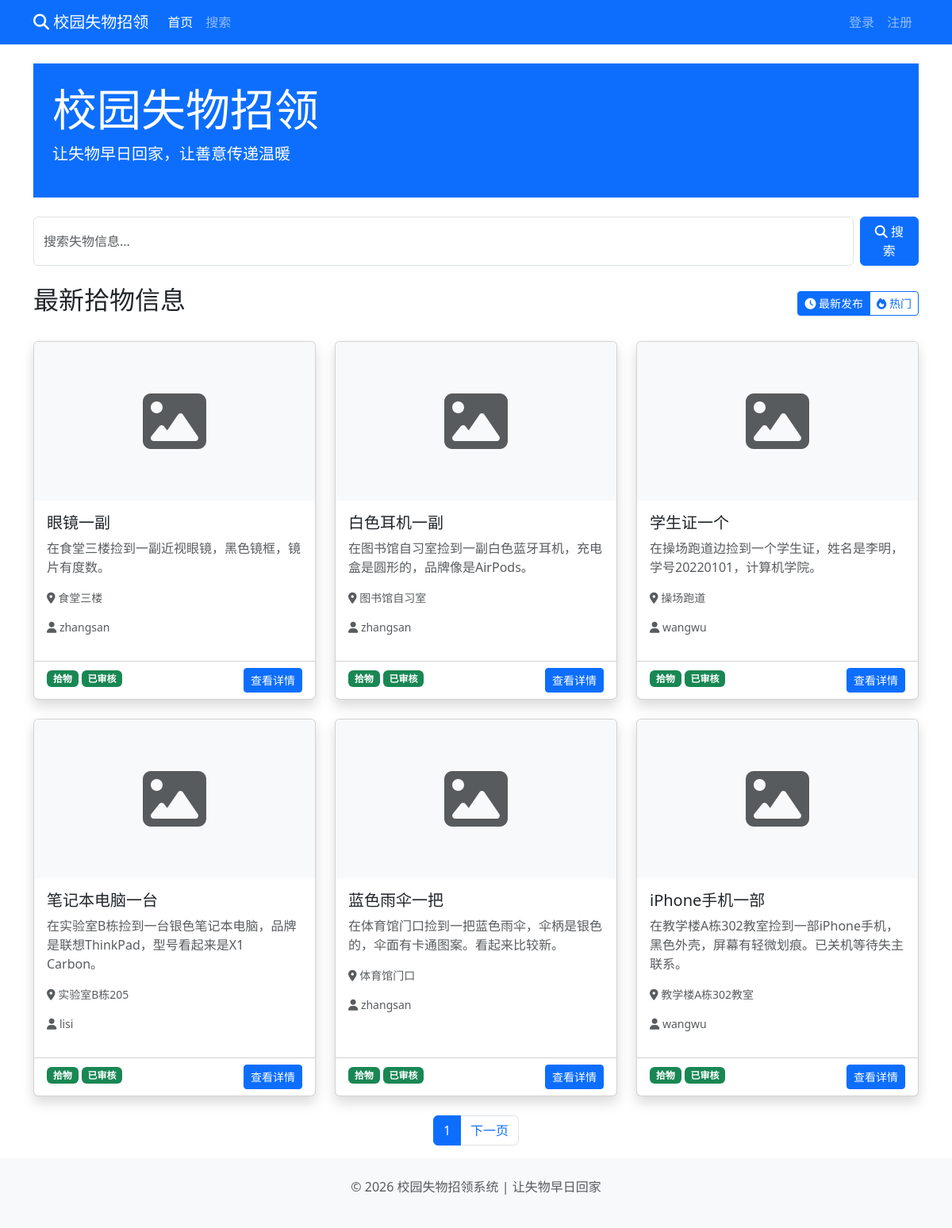
The page / on the database its author committed.
### app.py (models this page shows, shortened)
class Post(db.Model):
    id = db.Column(db.Integer, primary_key=True)
    title = db.Column(db.String(100), nullable=False)
    description = db.Column(db.Text, nullable=False)
    pickup_time = db.Column(db.String(50), nullable=False)
    location = db.Column(db.String(100), nullable=False)
    place_location = db.Column(db.String(100), nullable=False)
    image = db.Column(db.String(200))
    author_id = db.Column(db.Integer, db.ForeignKey('user.id', ondelete='CASCADE'), nullable=False)
    post_type = db.Column(db.String(10), default='found')
    status = db.Column(db.String(20), default='pending')
    created_at = db.Column(db.DateTime, default=datetime.datetime.now)
    author = db.relationship('User', backref=db.backref('posts', lazy=True))

class User(UserMixin, db.Model):
    id = db.Column(db.Integer, primary_key=True)
    username = db.Column(db.String(80), unique=True, nullable=False)
    password_hash = db.Column(db.String(120), nullable=False)
    role = db.Column(db.String(20), default='user')
    created_at = db.Column(db.DateTime, default=datetime.datetime.now)

### app.py (the view)
@app.route('/')
def index():
    page = request.args.get('page', 1, type=int)
    sort = request.args.get('sort', 'time', type=str)
    if sort == 'hot':
        posts = Post.query.filter_by(status='approved').order_by(Post.created_at.desc()).paginate(page=page, per_page=6)
    else:
        posts = Post.query.filter_by(status='approved').order_by(Post.created_at.desc()).paginate(page=page, per_page=6)
    total_posts = Post.query.filter_by(status='approved').count()
    total_users = User.query.count()
    is_admin = False
    if current_user.is_authenticated and current_user.role == 'admin':
        is_admin = True
    return render_template('index.html', posts=posts.items, page=page, total_pages=posts.pages,
                           total_posts=total_posts, total_users=total_users, sort=sort, is_admin=is_admin)

### templates/index.html (shortened to what this page needs)
{% extends "base.html" %}
{% block content %}
<div class="mb-4">
    <div class="bg-primary text-white p-4 rounded-lg">
        <h1 class="display-4">校园失物招领</h1>
        <p class="lead">让失物早日回家，让善意传递温暖</p>
    </div>
</div>
<div class="mb-4">
    <form class="d-flex" action="{{ url_for('search') }}" method="GET">
        <input class="form-control me-2" type="search" name="keyword" placeholder="搜索失物信息..." aria-label="搜索">
        <button class="btn btn-primary" type="submit">
            <i class="fas fa-search"></i> 搜索
        </button>
    </form>
</div>
<div class="mb-4">
    <div class="d-flex justify-content-between align-items-center">
        <h2>最新拾物信息</h2>
        <div class="btn-group">
            <a href="{{ url_for('index', page=1, sort='time') }}" class="btn btn-sm {% if sort == 'time' %}btn-primary{% else %}btn-outline-primary{% endif %}">
                <i class="fas fa-clock"></i> 最新发布
            </a>
            <a href="{{ url_for('index', page=1, sort='hot') }}" class="btn btn-sm {% if sort == 'hot' %}btn-primary{% else %}btn-outline-primary{% endif %}">
                <i class="fas fa-fire"></i> 热门
            </a>
        </div>
    </div>
</div>
<div class="row row-cols-1 row-cols-md-2 row-cols-lg-3 g-4">
    {% for post in posts %}
    <div class="col">
        <div class="card h-100 shadow">
            {% if post.image %}
            <img src="{{ url_for('static', filename='images/' + post.image) }}" class="card-img-top" alt="物品图片" style="height: 200px; object-fit: cover;">
            {% else %}
            <div class="card-img-top bg-light d-flex align-items-center justify-content-center" style="height: 200px;">
                <i class="fas fa-image fa-5x text-muted"></i>
            </div>
            {% endif %}
            <div class="card-body">
                <h5 class="card-title">{{ post.title }}</h5>
                <p class="card-text text-muted">{{ post.description[:50] }}{% if post.description|length > 50 %}...{% endif %}</p>
                <div class="small text-muted">
                    <p><i class="fas fa-map-marker-alt"></i> {{ post.location }}</p>
                    <p><i class="fas fa-user"></i> {{ post.author.username }}</p>
                </div>
            </div>
            <div class="card-footer bg-transparent">
                <span class="badge bg-{{ 'success' if post.post_type == 'found' else 'danger' }}">
                    {{ '拾物' if post.post_type == 'found' else '失物' }}
                </span>
                <span class="badge bg-{{ 'success' if post.status == 'approved' else 'warning' }}">
                    {{ '已审核' if post.status == 'approved' else '待审核' }}
                </span>
                <a href="{{ url_for('post_detail', post_id=post.id) }}" class="btn btn-primary float-end btn-sm">
                    查看详情
                </a>
            </div>
        </div>
    </div>
    {% else %}
    <div class="col-12 text-center py-8">
        <i class="fas fa-inbox fa-5x text-muted mb-3"></i>
        <p class="text-muted">暂无拾物信息，快来发布第一条吧！</p>
    </div>
    {% endfor %}
</div>
{% if posts %}
<div class="mt-4">
    <nav aria-label="分页">
        <ul class="pagination justify-content-center">
            <li class="page-item active">
                <span class="page-link">{{ page }}</span>
            </li>
            {% if page < total_pages %}
            <li class="page-item">
                <a class="page-link" href="{{ url_for('index', page=page+1) }}">下一页</a>
            </li>
            {% endif %}
        </ul>
    </nav>
</div>
{% endif %}
{% endblock %}

### templates/base.html (shortened to what this page needs)
<!DOCTYPE html>
<html lang="zh-CN">
<head>
    <link href="https://cdn.jsdelivr.net/npm/bootstrap@5.3.0/dist/css/bootstrap.min.css" rel="stylesheet">
    <link href="https://cdnjs.cloudflare.com/ajax/libs/font-awesome/6.4.0/css/all.min.css" rel="stylesheet">
    <link rel="stylesheet" href="{{ url_for('static', filename='css/style.css') }}">
</head>
<body>
    <nav class="navbar navbar-expand-lg navbar-dark bg-primary">
        <div class="container">
            <a class="navbar-brand" href="{{ url_for('index') }}">
                <i class="fas fa-search"></i> 校园失物招领
            </a>
            <div class="collapse navbar-collapse" id="navbarNav">
                <ul class="navbar-nav me-auto">
                    <li class="nav-item">
                        <a class="nav-link {% if request.path == '/' %}active{% endif %}" href="{{ url_for('index') }}">首页</a>
                    </li>
                    <li class="nav-item">
                        <a class="nav-link" href="{{ url_for('search') }}">搜索</a>
                    </li>
                </ul>
                <ul class="navbar-nav">
                    {% if current_user.is_authenticated %}
                    <li class="nav-item dropdown">
                        <a class="nav-link dropdown-toggle" href="#" role="button" data-bs-toggle="dropdown">
                            <i class="fas fa-user"></i> {{ current_user.username }}
                        </a>
                        <ul class="dropdown-menu">
                            {% if current_user.role == 'admin' %}
                            <li><a class="dropdown-item" href="{{ url_for('admin_dashboard') }}">管理后台</a></li>
                            {% endif %}
                            <li><a class="dropdown-item" href="{{ url_for('my_posts') }}">我的发布</a></li>
                            <li><hr class="dropdown-divider"></li>
                            <li><a class="dropdown-item" href="{{ url_for('logout') }}">退出登录</a></li>
                        </ul>
                    </li>
                    {% else %}
                    <li class="nav-item">
                        <a class="nav-link" href="{{ url_for('login') }}">登录</a>
                    </li>
                    <li class="nav-item">
                        <a class="nav-link" href="{{ url_for('register') }}">注册</a>
                    </li>
                    {% endif %}
                </ul>
            </div>
        </div>
    </nav>
    <main class="container mt-4">
        {% block content %}{% endblock %}
    </main>
    <footer class="bg-light py-4 mt-8">
        <div class="container text-center text-muted">
            <p>&copy; 2026 校园失物招领系统 | 让失物早日回家</p>
        </div>
    </footer>
</body>
</html>

### static/css/style.css (style rules this page uses)
body { min-height: 100vh; display: flex; flex-direction: column; }
main { flex: 1; }
.card { transition: transform 0.3s ease, box-shadow 0.3s ease; }
.card-img-top { object-fit: cover; transition: transform 0.3s ease; }
.btn { transition: opacity 0.2s; }

### rows shown on the page
Post: title "眼镜一副", description "在食堂三楼捡到一副近视眼镜，黑色镜框，镜片有度数。", location "食堂三楼", author.username "zhangsan", post_type "拾物", status "已审核"
Post: title "白色耳机一副", description "在图书馆自习室捡到一副白色蓝牙耳机，充电盒是圆形的，品牌像是AirPods。", location "图书馆自习室", author.username "zhangsan", post_type "拾物", status "已审核"
Post: title "学生证一个", description "在操场跑道边捡到一个学生证，姓名是李明，学号20220101，计算机学院。", location "操场跑道", author.username "wangwu", post_type "拾物", status "已审核"
Post: title "笔记本电脑一台", description "在实验室B栋捡到一台银色笔记本电脑，品牌是联想ThinkPad，型号看起来是X1 Carbon。", location "实验室B栋205", author.username "lisi", post_type "拾物", status "已审核"
Post: title "蓝色雨伞一把", description "在体育馆门口捡到一把蓝色雨伞，伞柄是银色的，伞面有卡通图案。看起来比较新。", location "体育馆门口", author.username "zhangsan", post_type "拾物", status "已审核"
Post: title "iPhone手机一部", description "在教学楼A栋302教室捡到一部iPhone手机，黑色外壳，屏幕有轻微划痕。已关机等待失主联系。", location "教学楼A栋302教室", author.username "wangwu", post_type "拾物", status "已审核"

### other values the page prints
{{ page }} "1"
